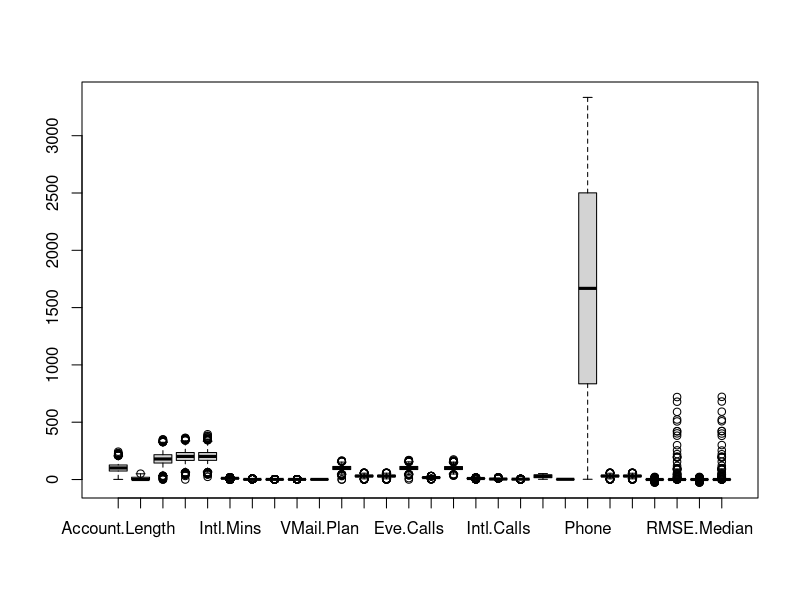
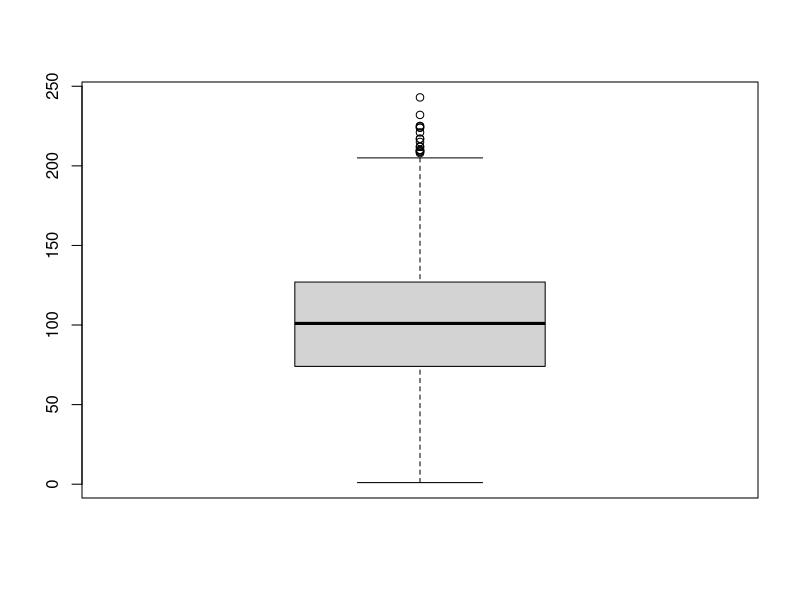
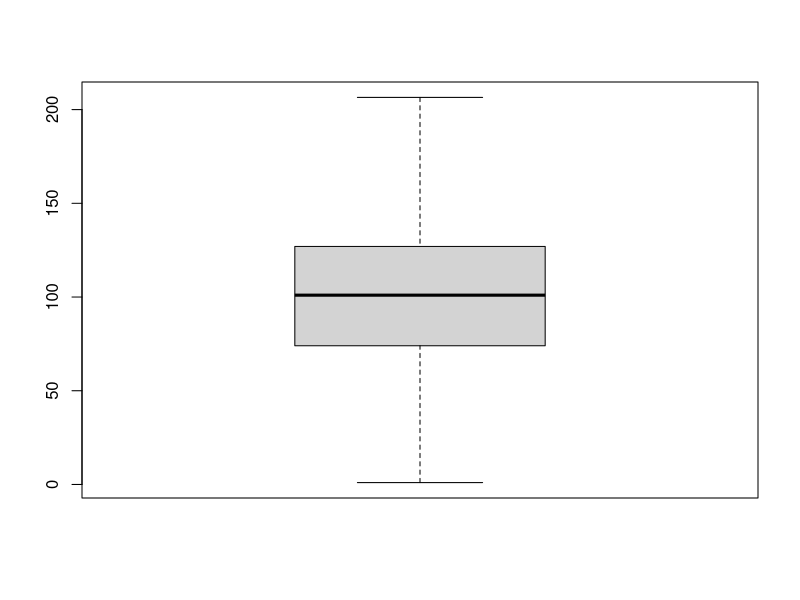
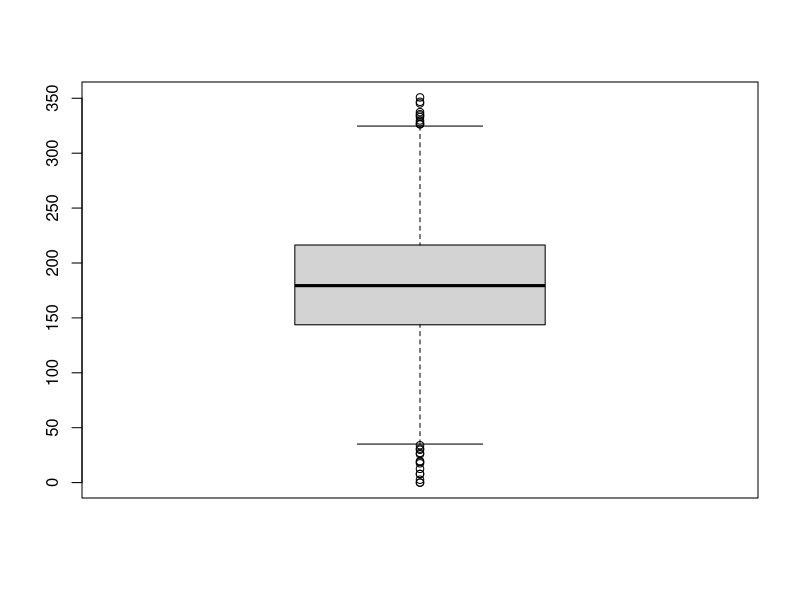
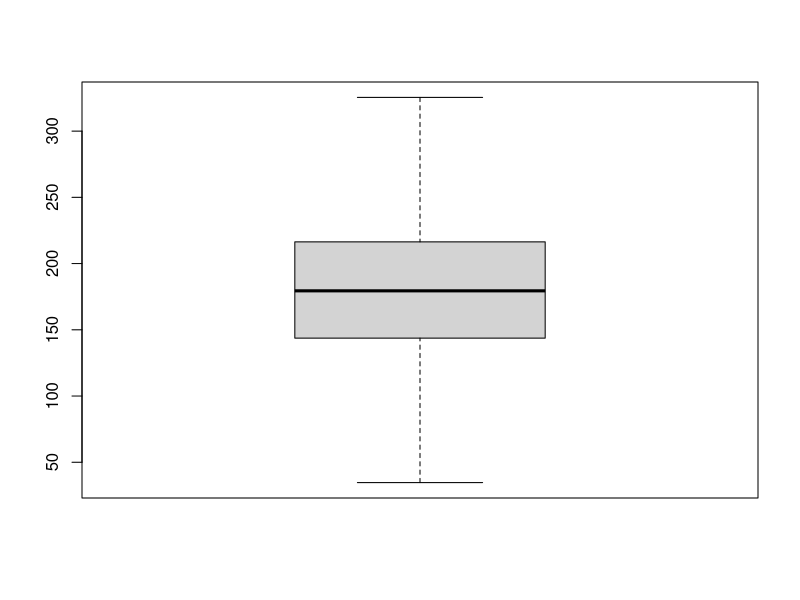
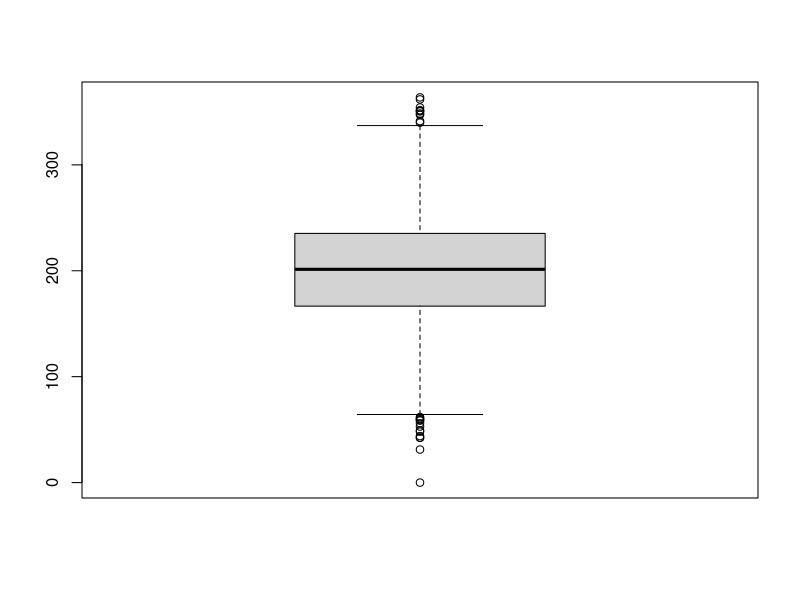
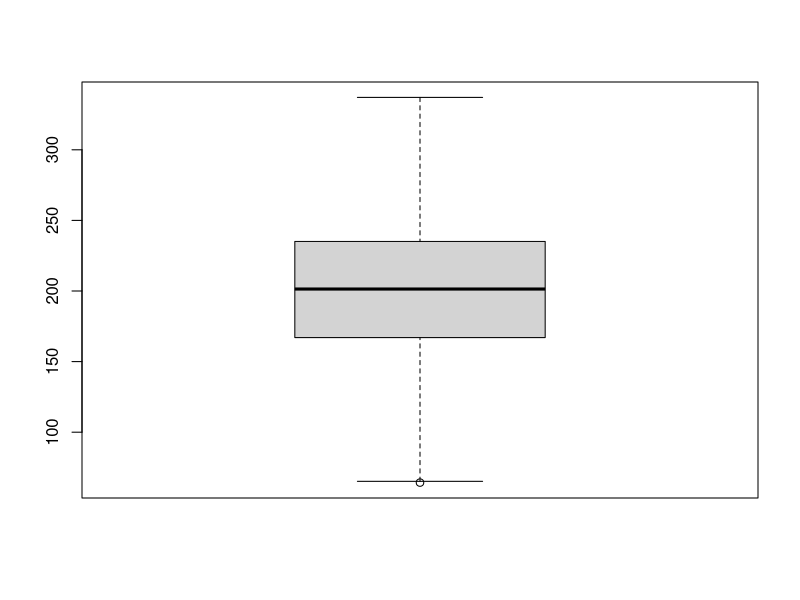
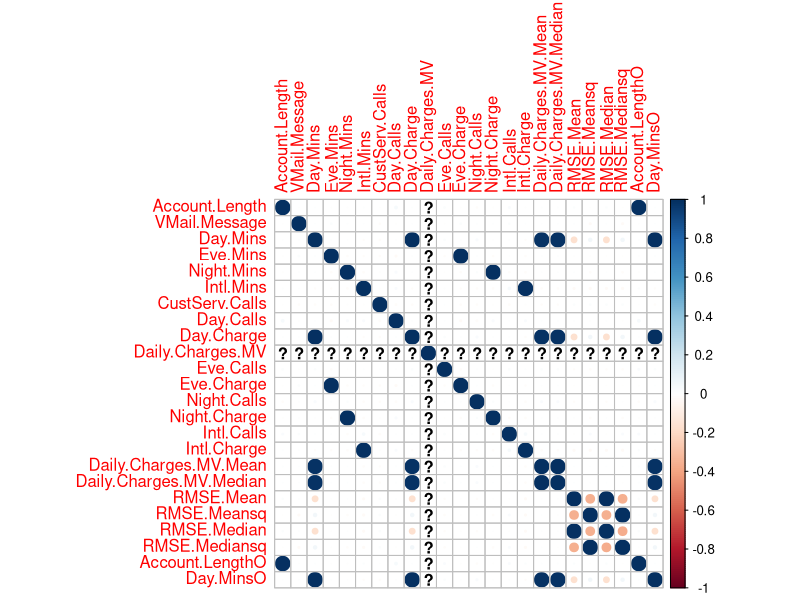

The R script that drew these images, in order: (Note: this script raises an error after producing the figures.)
setwd('D:/Learnings/DataScience/ML')
churn = read.csv('Churn_MV.csv')

## Data transformation. required types to FACTOR variables based on column definition
is.factor(churn$Churn)
class(churn$Intl.Calls)
table(churn$Intl.Calls)

churn$Churn = as.factor(churn$Churn)
churn$State = as.factor(churn$State)
churn$Area.Code = as.factor(churn$Area.Code)
churn$VMail.Plan = as.factor(churn$VMail.Plan)
churn$Intl.Plan = as.factor(churn$Intl.Plan)
churn$Phone = as.factor(churn$Phone)

#Checking for NA in all columns: Summary will display NA's count
summary(churn)
# there are 3333 NA in all cols except DailyCharges.MV (3383)

#1
#alternate rows are NA, try to remove using this
churn2 = churn[seq(1,nrow(churn),by = 2),]
summary(churn2)
#all odd no rows are NA's. Just remove from original dataset
churn2 = churn[-seq(1,nrow(churn),by = 2),]
summary(churn2)

#2
# Check if the target variable is NA, if it is then remove that entire row
Churn3 = churn[!is.na(churn$Churn),]


## DailyCharges.MV has extra NA's
#We have to impute that column using Mean or Median

#Now we have to find RMSE for meanrow and medianrow with actual row. The actual row is day.charges, if you observe. DailyChargesMv is copy of DayCharges with some NA's in it. Wantedly created this row dailyChragesMV to understand the imputation

Churn3$Daily.Charges.MV.Mean = ifelse(is.na(Churn3$Daily.Charges.MV), mean(Churn3$Daily.Charges.MV, na.rm = T), Churn3$Daily.Charges.MV)
Churn3$Daily.Charges.MV.Median = ifelse(is.na(Churn3$Daily.Charges.MV), median(Churn3$Daily.Charges.MV, na.rm = T), Churn3$Daily.Charges.MV)

#RMSE with mean row
Churn3$RMSE.Mean = (Churn3$Daily.Charges.MV.Mean - Churn3$Day.Charge)
Churn3$RMSE.Meansq = Churn3$RMSE.Mean ** 2
rmsemean = sqrt(mean(Churn3$RMSE.Meansq))

#RMSE with median row
Churn3$RMSE.Median = (Churn3$Daily.Charges.MV.Median - Churn3$Day.Charge)
Churn3$RMSE.Mediansq = Churn3$RMSE.Median ** 2
rmsemeadian = sqrt(mean(Churn3$RMSE.Mediansq))


#Remove Outliers now from the data.
# two approaches: 1. Equate it to viscous lines. 2. Remove those rows

#boxplot for all columns. 
# Check the outliers by plotting box plot for each column. Then remove the upper outliers by equating to the top value (Q3+1.5IQR) and (Q1-1.5IQR) for below outliers
boxplot(Churn3)

#1 equate to viscous lines
boxplot(Churn3$Account.Length)
x = summary(Churn3$Account.Length)
top=x[5]+(1.5*IQR(Churn3$Account.Length)) #top 
bottom=x[2]-(1.5*IQR(Churn3$Account.Length))

Churn3$Account.LengthO = ifelse(Churn3$Account.Length > top, top, Churn3$Account.Length)
boxplot(Churn3$Account.LengthO)


boxplot(Churn3$Day.Mins)
x = summary(Churn3$Day.Mins)
top=x[5]+(1.5*IQR(Churn3$Day.Mins)) #top 
bottom=x[2]-(1.5*IQR(Churn3$Day.Mins))

Churn3$Day.MinsO = ifelse(Churn3$Day.Mins > top, top, Churn3$Day.Mins)
Churn3$Day.MinsO = ifelse(Churn3$Day.MinsO < bottom, bottom, Churn3$Day.MinsO)
boxplot(Churn3$Day.MinsO)

#2 Remove those entire rows having Outliers
boxplot(Churn3$Eve.Mins)
x = summary(Churn3$Eve.Mins)
top=x[5]+(1.5*IQR(Churn3$Eve.Mins)) 
bottom=x[2]-(1.5*IQR(Churn3$Eve.Mins))

churn4 = Churn3[!(Churn3$Eve.Mins > top),]
churn4 = churn4[!(churn4$Eve.Mins < bottom),]
boxplot(churn4$Eve.Mins)

### Scaling
#Why Scaling ? To bring down all dimensions into one dimension. One column has max of 1000, other can have max of 10. We have to plot it in same plan for Regression model. So bring all cols to same plane
#Churn3 is the latest. Use that

namesofChurn3 = names(Churn3)
is.numeric(Churn3$VMail.Plan)

Churn3.Numeric = Churn3[,unlist(lapply(Churn3, is.numeric))]
Churn3.Categoric = Churn3[,!unlist(lapply(Churn3, is.numeric))]

?lapply
lapply(Churn3, is.numeric)
!unlist(lapply(Churn3, is.numeric))


## Min Max Scaling
MinMaxScale <- function(x)
{
  return((x- min(x)) /(max(x)-min(x)))
}

Churn3.Numeric$Account.Length
MinMaxScale(Churn3.Numeric$Account.Length)

Churn3.Numeric.MinMax = as.data.frame(lapply(Churn3.Numeric,MinMaxScale))

?scale
?lapply

## Z Scaling
Churn3.Numeric.ZScale = as.data.frame(scale(Churn3.Numeric))


## Combine back the MinMax scaled and Z Scaled with Categoric dataset.
#MinMax
Churn4.MinMax = cbind(Churn3.Numeric.MinMax,Churn3.Categoric)
# As DailyChargesMv has some NA's, we replaced NA's with mean and median in diff cols, ignore that col

#ZScaling
Churn4.ZSclaed = cbind(Churn3.Numeric.ZScale,Churn3.Categoric)


#### Correlation
#Numeric columns - correlation done by Cor
?cor
View(cor(Churn3.Numeric.ZScale))
#install.packages('corrplot')
library(corrplot)

?corrplot
corrplot(cor(Churn3.Numeric.ZScale), 'circle')


# Categoric Columns - done by chisquare test
?chisq.test
# plot for all possible columns and check the p value
chisq.test(Churn3.Categoric$Churn,Churn3.Categoric$Intl.Plan)
chisq.test(Churn3.Categoric$Churn,Churn3.Categoric$VMail.Plan)

chisq.test(Churn3.Categoric$Intl.Plan,Churn3.Categoric$VMail.Plan)



# numeric and Categoric - done by ANOVA
p1 = aov(Churn4.MinMax$Account.Length ~ Churn4.MinMax$Churn)
p2 = aov(Churn4.MinMax$Account.Length ~ Churn4.MinMax$VMail.Plan)
p3 = aov(Churn4.MinMax$VMail.Message ~ Churn4.MinMax$VMail.Plan)
summary(aov(Churn4.MinMax$Intl.Charge ~ Churn4.MinMax$Intl.Plan))
summary(p1)

######## EDA #######
library(ggplot2)

## Univariant
Churn3$CustServ.Calls
ggplot(data = Churn3, aes(CustServ.Calls)) +
  geom_histogram(bins = 30)
  
## Bivariant
Churn4.MinMax$Account.Length

ggplot(Churn4.MinMax, aes(x=Churn, y=Account.Length)) + 
  geom_boxplot()

table(Churn4.MinMax$VMail.Plan)

ggplot(Churn3,aes(x=VMail.Message,fill=VMail.Plan)) + 
  geom_bar(position = 'fill')

ggplot(Churn3, aes(CustServ.Calls, Day.Calls)) + 
  geom_point()


######################################
# removing unwanted columns from data set (min Max: Churn4.MinMax)
# Considering dailychargesMV mean as it gives less RMSE, remove Median column
# from chi square test we can remove Churn 
names(Churn4.MinMax)
x = c(1,3:6,18:22,24,25)
Churn5MinMax = Churn4.MinMax[-x]

##
names(Churn4.ZSclaed)
x = c(1,3:6,18:22,24,25)
Churn5ZSclaed = Churn4.ZSclaed[-x]

names(Churn5ZSclaed)
y = c(15:19)
Churn5temp = Churn5ZSclaed[-y]

corrplot(cor(Churn5temp), 'circle')



### Churn5MinMax and Churn5ZSclaed are columns with least correlation
names(Churn5MinMaxf)
names(Churn5ZSclaed)

names(Churn5MinMaxf)[13] = 'CustServ.Calls'
########################Linear regression####################
## for Churn5MinMax
## Target is CustServCalls
#remove daily charges MV columns, unnecessary categorical
z = c(2,4,5,16:18)
Churn5MinMaxf = Churn5MinMax[-z]
Churn5MinMaxf = cbind(Churn5MinMaxf,Churn3.Numeric$CustServ.Calls)
#train and test split
set.seed(120)

rows = sample( nrow(Churn5MinMaxf), nrow(Churn5MinMaxf)*0.8)

train = Churn5MinMaxf[rows,]
test = Churn5MinMaxf[-rows,]

## model 

lm_minmax = lm( CustServ.Calls ~ . , data=train )

summary(lm_minmax)

test$predicted = predict(lm_minmax, newdata=test )

#rmse
test$error = test$CustServ.Calls - test$predicted

test$error_sq = test$error ** 2

rmse = sqrt(mean(test$error_sq))
rmse  #1.38153

## for Churn5ZSclaed
## Target is CustServCalls
#remove daily charges MV columns, unnecessary categorical
z = c(4,5,16:18)
Churn5ZSclaedf = Churn5ZSclaed[-z]

#train and test split
set.seed(143)

rows = sample( nrow(Churn5ZSclaedf), nrow(Churn5ZSclaedf)*0.8)

train = Churn5ZSclaedf[rows,]
test = Churn5ZSclaedf[-rows,]

## model 

lm_zscale = lm( CustServ.Calls ~ . , data=train )

summary(lm_zscale)

test$predicted = predict(lm_zscale, newdata=test )

#rmse
test$error = test$CustServ.Calls - test$predicted

test$error_sq = test$error ** 2

rmse = sqrt(mean(test$error_sq))
rmse #1.025511


#Now I got rmse less for ZScaled data. Now make Daily Charges MV as target and
#build model and calculate RMSE.














